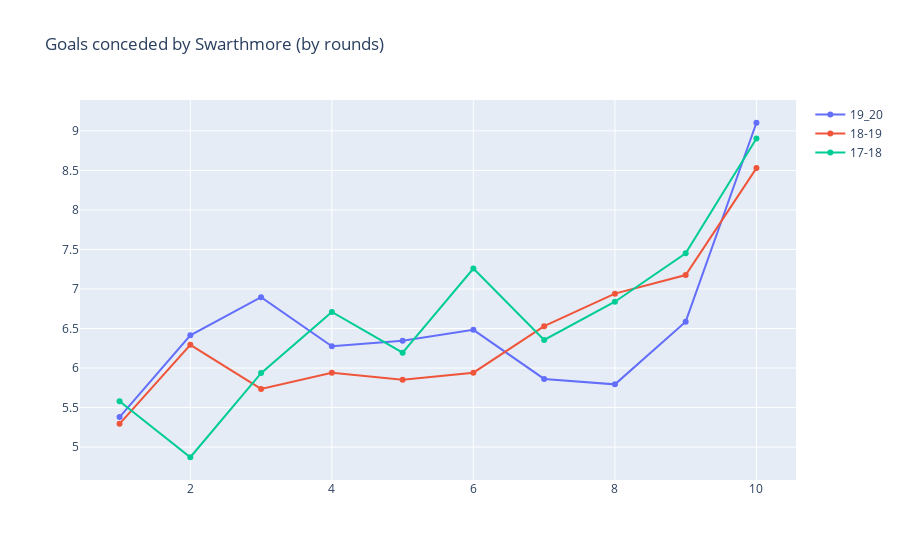

The notebook cell this image was saved under:
### Markdown cell above
## can see dips in rounds 2 and 7; in the 19-20 season, the team started slower but grew into the game better as well as finishing off a lot stronger than they did in 18-19

### Code cell
fig = go.Figure()
fig.add_trace(go.Scatter(x=rounds, y=rb1_ga,
                    mode='lines+markers',
                    name='19_20'))
fig.add_trace(go.Scatter(x=rounds, y=rb2_ga,
                    mode='lines+markers',
                    name='18-19'))
fig.add_trace(go.Scatter(x=rounds, y=rb3_ga,
                    mode='lines+markers', name='17-18'))
fig.update_layout(title='Goals conceded by Swarthmore (by rounds)')
fig.show()

### Figure 1 — Plotly figure (JSON) as saved in the notebook; plotly's stock layout.template omitted (floating-point values rounded to 4 significant figures)
{"data": [{"mode": "lines+markers", "name": "19_20", "type": "scatter", "x": [1, 2, 3, 4, 5, 6, 7, 8, 9, 10], "y": [5.379, 6.414, 6.897, 6.276, 6.345, 6.483, 5.862, 5.793, 6.586, 9.103]}, {"mode": "lines+markers", "name": "18-19", "type": "scatter", "x": [1, 2, 3, 4, 5, 6, 7, 8, 9, 10], "y": [5.294, 6.294, 5.735, 5.941, 5.853, 5.941, 6.529, 6.941, 7.176, 8.529]}, {"mode": "lines+markers", "name": "17-18", "type": "scatter", "x": [1, 2, 3, 4, 5, 6, 7, 8, 9, 10], "y": [5.581, 4.871, 5.935, 6.71, 6.194, 7.258, 6.355, 6.839, 7.452, 8.903]}], "layout": {"title": {"text": "Goals conceded by Swarthmore (by rounds)"}}}
